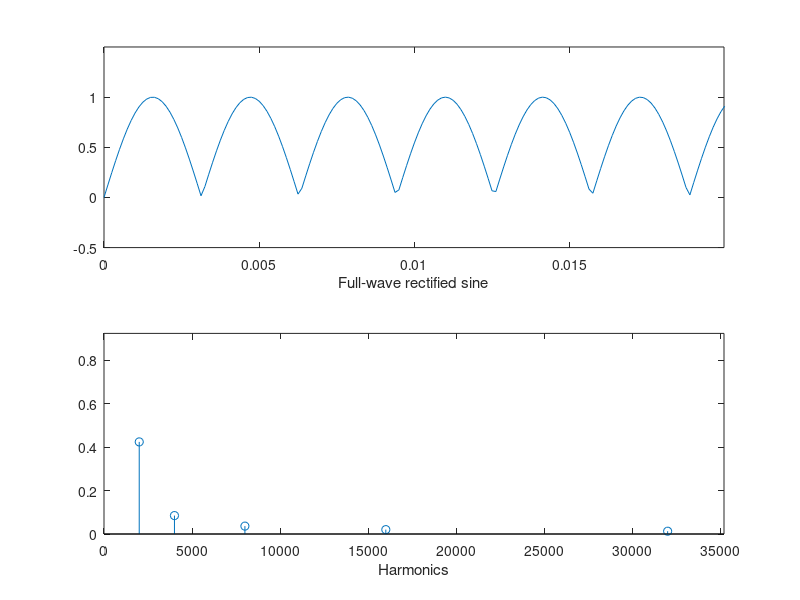

This figure's MATLAB source: (Note: this script raises an error after producing the figure.)
x = 0 : 1/8000 : 0.02*pi;

sine_freq = 1000;

figure
y = abs(sin(sine_freq*x));
subplot(211), plot(x, y)
axis([min(x)/pi max(x)/pi min(y)-.5 max(y)+.5])
xlabel('Full-wave rectified sine') 

n = 1 : 5;
freq = (2.^(n-1))*2*sine_freq;
v = 4 ./(pi*(4*n.^2 - 1));
subplot(212), stem(freq, v)
axis([0 max(freq)*1.1 0 max(v)+.5])
xlabel('Harmonics')
for k = 1:5
    text(freq(k), v(k), freq(k)) ;
end